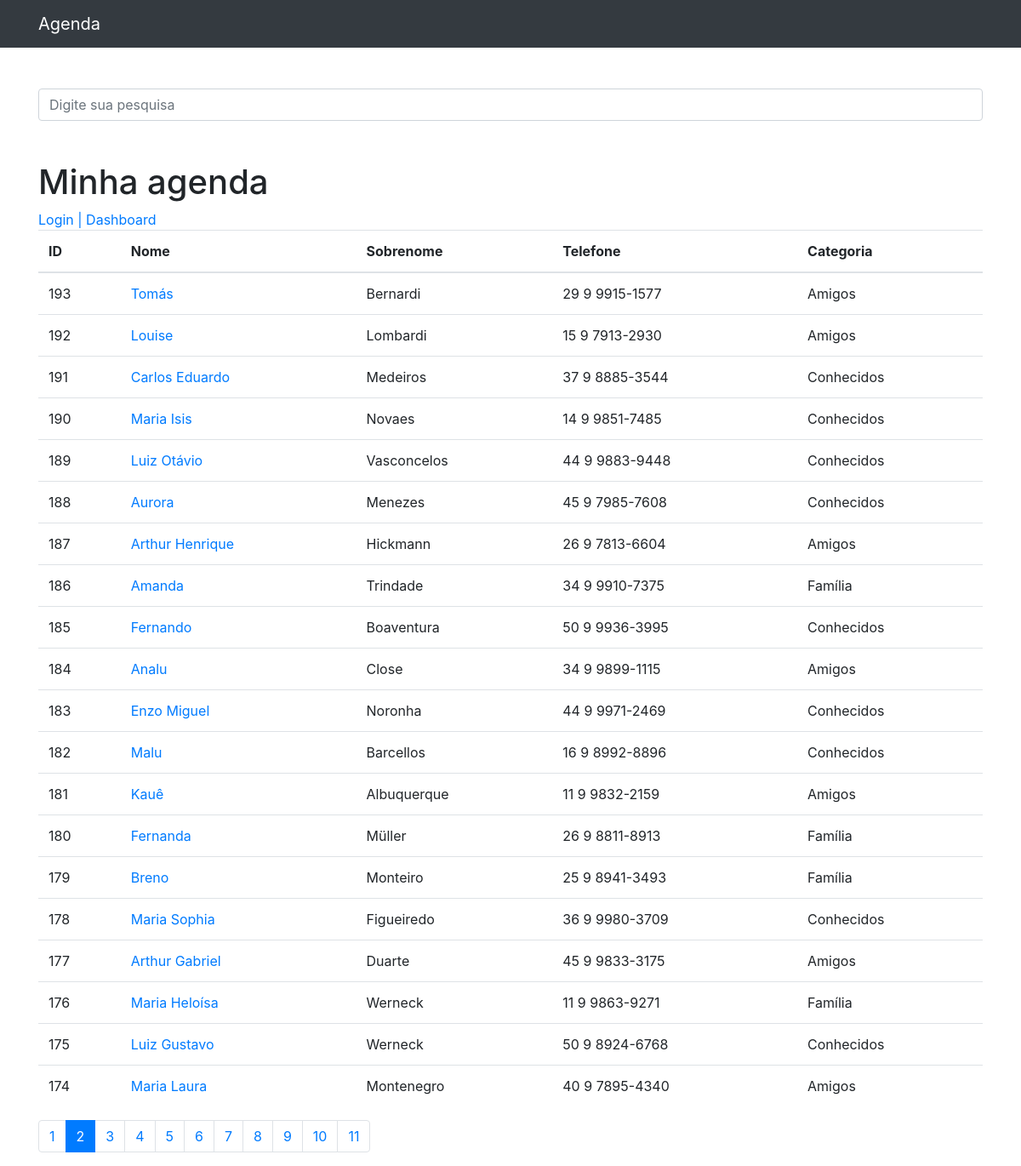
Screenshot of /?p=2&termo= with the database file from the repository.
### contatos/models.py (models this page shows, shortened)
class Contato(models.Model):
    nome = models.CharField(max_length=150)
    sobrenome = models.CharField(max_length=255, blank=True)
    telefone = models.CharField(max_length=255)
    email = models.CharField(max_length=255, blank=True)
    data_criacao = models.DateTimeField(default=timezone.now)
    descricao = models.TextField(blank=True)
    categoria = models.ForeignKey(Categoria, on_delete=models.DO_NOTHING)
    mostrar = models.BooleanField(default=True)
    foto = models.ImageField(blank=True, upload_to='fotos/%Y/%m/')

class Categoria(models.Model):
    nome = models.CharField(max_length=255)
    def __str__(self):
        return self.nome

### contatos/views.py (the view)
# urls.py: path('', views.index, name='index'),
def index(request):
    contatos = Contato.objects.order_by('-id').filter(
        mostrar=True
    )
    paginator = Paginator(contatos, 20)
    page = request.GET.get('p')
    contatos = paginator.get_page(page)
    return render(request, 'contatos/index.html', {
        'contatos': contatos
    })

### contatos/templates/contatos/index.html
{% extends 'base.html' %}
{%block conteudo%}
    <h1 class="mt-5">Minha agenda</h1>
<a href="{% url 'login' %}">Login | </a>
<a href="{% url 'dashboard' %}">Dashboard</a>
    <table class="table">
      <thead>
        <tr>
          <th>ID</th>
          <th>Nome</th>
          <th>Sobrenome</th>
          <th>Telefone</th>
          <th>Categoria</th>
        </tr>
      </thead>
      <tbody>
        {% for contato in contatos %}
          <tr>
            <td>{{ contato.id }}</td>
            <td>
              <a href="{% url 'ver_contato' contato.id %}">{{ contato.nome }}</a>
            </td>
            <td>{{ contato.sobrenome }}</td>
            <td>{{ contato.telefone }}</td>
            <td>{{ contato.categoria }}</td>
          </tr>
        {% endfor %}
      </tbody>
    </table>
<nav aria-label="Page navigation example">
  <ul class="pagination">
    {% for pagina in contatos.paginator.page_range %}
      {% if contatos.number == pagina %}
        <li class="page-item active">
          <a class="page-link" href="?p={{ pagina }}&termo={{ request.GET.termo }}">{{pagina}}</a>
        </li>
      {% else %}
        <li class="page-item">
          <a class="page-link" href="?p={{ pagina }}&termo={{ request.GET.termo }}">{{pagina}}</a>
        </li>
      {% endif %}
    {% endfor %}
  </ul>
</nav>
{%endblock%}

### rows the page displays
Contato: id "193", nome "Tomás", sobrenome "Bernardi", telefone "29 9 9915-1577", categoria "Amigos"
Contato: id "192", nome "Louise", sobrenome "Lombardi", telefone "15 9 7913-2930", categoria "Amigos"
Contato: id "191", nome "Carlos Eduardo", sobrenome "Medeiros", telefone "37 9 8885-3544", categoria "Conhecidos"
Contato: id "190", nome "Maria Isis", sobrenome "Novaes", telefone "14 9 9851-7485", categoria "Conhecidos"
Contato: id "189", nome "Luiz Otávio", sobrenome "Vasconcelos", telefone "44 9 9883-9448", categoria "Conhecidos"
Contato: id "188", nome "Aurora", sobrenome "Menezes", telefone "45 9 7985-7608", categoria "Conhecidos"
Contato: id "187", nome "Arthur Henrique", sobrenome "Hickmann", telefone "26 9 7813-6604", categoria "Amigos"
Contato: id "186", nome "Amanda", sobrenome "Trindade", telefone "34 9 9910-7375", categoria "Família"
Contato: id "185", nome "Fernando", sobrenome "Boaventura", telefone "50 9 9936-3995", categoria "Conhecidos"
Contato: id "184", nome "Analu", sobrenome "Close", telefone "34 9 9899-1115", categoria "Amigos"
Contato: id "183", nome "Enzo Miguel", sobrenome "Noronha", telefone "44 9 9971-2469", categoria "Conhecidos"
Contato: id "182", nome "Malu", sobrenome "Barcellos", telefone "16 9 8992-8896", categoria "Conhecidos"
Contato: id "181", nome "Kauê", sobrenome "Albuquerque", telefone "11 9 9832-2159", categoria "Amigos"
Contato: id "180", nome "Fernanda", sobrenome "Müller", telefone "26 9 8811-8913", categoria "Família"
Contato: id "179", nome "Breno", sobrenome "Monteiro", telefone "25 9 8941-3493", categoria "Família"
Contato: id "178", nome "Maria Sophia", sobrenome "Figueiredo", telefone "36 9 9980-3709", categoria "Conhecidos"
Contato: id "177", nome "Arthur Gabriel", sobrenome "Duarte", telefone "45 9 9833-3175", categoria "Amigos"
Contato: id "176", nome "Maria Heloísa", sobrenome "Werneck", telefone "11 9 9863-9271", categoria "Família"
Contato: id "175", nome "Luiz Gustavo", sobrenome "Werneck", telefone "50 9 8924-6768", categoria "Conhecidos"
Contato: id "174", nome "Maria Laura", sobrenome "Montenegro", telefone "40 9 7895-4340", categoria "Amigos"

### other values shown
{{ pagina }} "1" "3" "4" "5" "6" "7" "8" "9" "10" "11"
{{ pagina }} "2"
